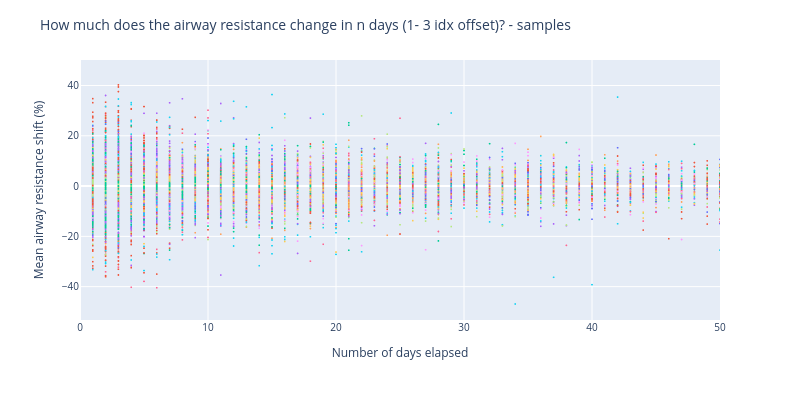

The notebook cell this image was saved under:
### Markdown cell above
### Study the shift

### Code cell
# Scatter plot with days elapsed on x axis and AR diff on y axis, using px
y_col = "AR mean shift"
y_col = "AR samples shift"
# y_col = 'AR skewness shift'
fig = px.scatter(df_mixed_offset, x="Days elapsed", y=y_col, color="ID")
# Set x axis range to 0-100
fig.update_xaxes(range=[0, 200])
fig.update_xaxes(range=[0, 50], title="Number of days elapsed")
# Add more y axi tick vals
fig.update_yaxes(title="Mean airway resistance shift (%)")
# Reduce marker size
fig.update_traces(marker=dict(size=2))
title = f"How much does the airway resistance change in n days (1- {max_offset} idx offset)? - samples"
fig.update_layout(
    title=title, width=800, height=400, font=dict(size=10), showlegend=False
)
fig.show()
# fig.write_image(
#     f"{dh.get_path_to_main()}/PlotsBreathe/Interconnecting_ARs_entries/{title}.pdf"
# )
